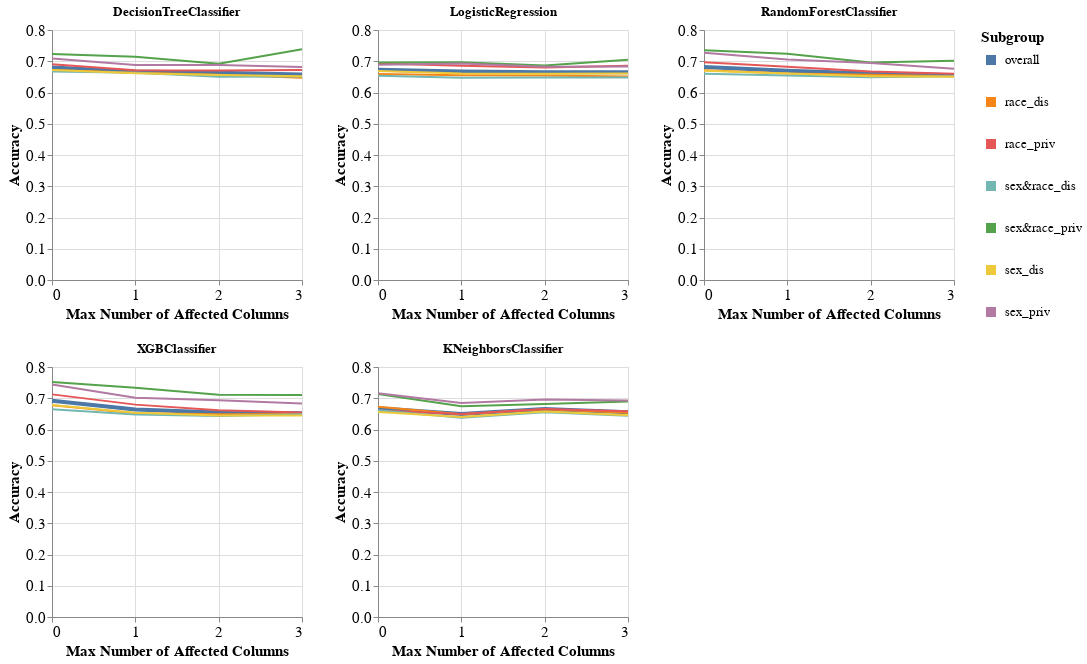

Notebook code for this chart:
### Code cell
visualizer.create_subgroups_grid_pct_lines_per_model_plot(subgroup_metric='Accuracy',
                                                          target_preprocessing_technique=PREPROCESSING_TECHNIQUES[0],
                                                          model_names=MODEL_NAMES,
                                                          mode='max_num_columns')

### Figure 1 — Vega-Lite specification as saved in the notebook (floating-point values rounded to 4 significant figures)
{"config": {"view": {"continuousWidth": 400, "continuousHeight": 300}, "axis": {"labelFontSize": 15, "titleFontSize": 15}, "legend": {"labelFontSize": 13, "symbolStrokeWidth": 10, "titleFontSize": 15}}, "vconcat": [{"hconcat": [{"mark": "line", "encoding": {"color": {"field": "Subgroup", "type": "nominal"}, "strokeWidth": {"condition": {"value": 4, "test": "datum.Subgroup == 'overall'"}, "value": 2}, "x": {"axis": {"tickMinStep": 1}, "field": "Percentage", "title": "Max Number of Affected Columns", "type": "quantitative"}, "y": {"field": "Metric_Value", "title": "Accuracy", "type": "quantitative"}}, "height": 250, "title": "DecisionTreeClassifier", "width": 250}, {"data": {"name": "data-01b3e47841f54bbeafbb186e34d814de"}, "mark": "line", "encoding": {"color": {"field": "Subgroup", "type": "nominal"}, "strokeWidth": {"condition": {"value": 4, "test": "datum.Subgroup == 'overall'"}, "value": 2}, "x": {"axis": {"tickMinStep": 1}, "field": "Percentage", "title": "Max Number of Affected Columns", "type": "quantitative"}, "y": {"field": "Metric_Value", "title": "Accuracy", "type": "quantitative"}}, "height": 250, "title": "LogisticRegression", "width": 250}, {"data": {"name": "data-0fc60c241f03982d6c43ca6b6db0c2e3"}, "mark": "line", "encoding": {"color": {"field": "Subgroup", "type": "nominal"}, "strokeWidth": {"condition": {"value": 4, "test": "datum.Subgroup == 'overall'"}, "value": 2}, "x": {"axis": {"tickMinStep": 1}, "field": "Percentage", "title": "Max Number of Affected Columns", "type": "quantitative"}, "y": {"field": "Metric_Value", "title": "Accuracy", "type": "quantitative"}}, "height": 250, "title": "RandomForestClassifier", "width": 250}]}, {"hconcat": [{"mark": "line", "encoding": {"color": {"field": "Subgroup", "type": "nominal"}, "strokeWidth": {"condition": {"value": 4, "test": "datum.Subgroup == 'overall'"}, "value": 2}, "x": {"axis": {"tickMinStep": 1}, "field": "Percentage", "title": "Max Number of Affected Columns", "type": "quantitative"}, "y": {"field": "Metric_Value", "title": "Accuracy", "type": "quantitative"}}, "height": 250, "title": "XGBClassifier", "width": 250}, {"data": {"name": "data-c18f9d68afeefa1dda2c90c4309d6a1f"}, "mark": "line", "encoding": {"color": {"field": "Subgroup", "type": "nominal"}, "strokeWidth": {"condition": {"value": 4, "test": "datum.Subgroup == 'overall'"}, "value": 2}, "x": {"axis": {"tickMinStep": 1}, "field": "Percentage", "title": "Max Number of Affected Columns", "type": "quantitative"}, "y": {"field": "Metric_Value", "title": "Accuracy", "type": "quantitative"}}, "height": 250, "title": "KNeighborsClassifier", "width": 250}], "data": {"name": "data-1bedf74ef473435c809fb1e8c0243a3c"}}], "data": {"name": "data-3cee5d0962ab3b599eedaea683127bcc"}, "$schema": "https://vega.github.io/schema/vega-lite/v4.17.0.json", "datasets": {"data-3cee5d0962ab3b599eedaea683127bcc": [{"Model_Name": "DecisionTreeClassifier", "Test_Set_Index": 0.0, "Metric": "Accuracy", "Subgroup": "overall", "Num_Estimators": 200.0, "Metric_Value": 0.6799, "Percentage": 0.0}, {"Model_Name": "DecisionTreeClassifier", "Test_Set_Index": 0.0, "Metric": "Accuracy", "Subgroup": "race_dis", "Num_Estimators": 200.0, "Metric_Value": 0.6723, "Percentage": 0.0}, {"Model_Name": "DecisionTreeClassifier", "Test_Set_Index": 0.0, "Metric": "Accuracy", "Subgroup": "race_priv", "Num_Estimators": 200.0, "Metric_Value": 0.6902, "Percentage": 0.0}, {"Model_Name": "DecisionTreeClassifier", "Test_Set_Index": 0.0, "Metric": "Accuracy", "Subgroup": "sex&race_dis", "Num_Estimators": 200.0, "Metric_Value": 0.6668, "Percentage": 0.0}, {"Model_Name": "DecisionTreeClassifier", "Test_Set_Index": 0.0, "Metric": "Accuracy", "Subgroup": "sex&race_priv", "Num_Estimators": 200.0, "Metric_Value": 0.7234, "Percentage": 0.0}, {"Model_Name": "DecisionTreeClassifier", "Test_Set_Index": 0.0, "Metric": "Accuracy", "Subgroup": "sex_dis", "Num_Estimators": 200.0, "Metric_Value": 0.6724, "Percentage": 0.0}, {"Model_Name": "DecisionTreeClassifier", "Test_Set_Index": 0.0, "Metric": "Accuracy", "Subgroup": "sex_priv", "Num_Estimators": 200.0, "Metric_Value": 0.7085, "Percentage": 0.0}, {"Model_Name": "DecisionTreeClassifier", "Test_Set_Index": 1.0, "Metric": "Accuracy", "Subgroup": "overall", "Num_Estimators": 200.0, "Metric_Value": 0.667, "Percentage": 1.0}, {"Model_Name": "DecisionTreeClassifier", "Test_Set_Index": 1.0, "Metric": "Accuracy", "Subgroup": "race_dis", "Num_Estimators": 200.0, "Metric_Value": 0.6633, "Percentage": 1.0}, {"Model_Name": "DecisionTreeClassifier", "Test_Set_Index": 1.0, "Metric": "Accuracy", "Subgroup": "race_priv", "Num_Estimators": 200.0, "Metric_Value": 0.6713, "Percentage": 1.0}, {"Model_Name": "DecisionTreeClassifier", "Test_Set_Index": 1.0, "Metric": "Accuracy", "Subgroup": "sex&race_dis", "Num_Estimators": 200.0, "Metric_Value": 0.6629, "Percentage": 1.0}, {"Model_Name": "DecisionTreeClassifier", "Test_Set_Index": 1.0, "Metric": "Accuracy", "Subgroup": "sex&race_priv", "Num_Estimators": 200.0, "Metric_Value": 0.7147, "Percentage": 1.0}, {"Model_Name": "DecisionTreeClassifier", "Test_Set_Index": 1.0, "Metric": "Accuracy", "Subgroup": "sex_dis", "Num_Estimators": 200.0, "Metric_Value": 0.6613, "Percentage": 1.0}, {"Model_Name": "DecisionTreeClassifier", "Test_Set_Index": 1.0, "Metric": "Accuracy", "Subgroup": "sex_priv", "Num_Estimators": 200.0, "Metric_Value": 0.6883, "Percentage": 1.0}, {"Model_Name": "DecisionTreeClassifier", "Test_Set_Index": 2.0, "Metric": "Accuracy", "Subgroup": "overall", "Num_Estimators": 200.0, "Metric_Value": 0.6629, "Percentage": 2.0}, {"Model_Name": "DecisionTreeClassifier", "Test_Set_Index": 2.0, "Metric": "Accuracy", "Subgroup": "race_dis", "Num_Estimators": 200.0, "Metric_Value": 0.6572, "Percentage": 2.0}, {"Model_Name": "DecisionTreeClassifier", "Test_Set_Index": 2.0, "Metric": "Accuracy", "Subgroup": "race_priv", "Num_Estimators": 200.0, "Metric_Value": 0.6705, "Percentage": 2.0}, {"Model_Name": "DecisionTreeClassifier", "Test_Set_Index": 2.0, "Metric": "Accuracy", "Subgroup": "sex&race_dis", "Num_Estimators": 200.0, "Metric_Value": 0.6506, "Percentage": 2.0}, {"Model_Name": "DecisionTreeClassifier", "Test_Set_Index": 2.0, "Metric": "Accuracy", "Subgroup": "sex&race_priv", "Num_Estimators": 200.0, "Metric_Value": 0.6917, "Percentage": 2.0}, {"Model_Name": "DecisionTreeClassifier", "Test_Set_Index": 2.0, "Metric": "Accuracy", "Subgroup": "sex_dis", "Num_Estimators": 200.0, "Metric_Value": 0.6561, "Percentage": 2.0}, {"Model_Name": "DecisionTreeClassifier", "Test_Set_Index": 2.0, "Metric": "Accuracy", "Subgroup": "sex_priv", "Num_Estimators": 200.0, "Metric_Value": 0.6882, "Percentage": 2.0}, {"Model_Name": "DecisionTreeClassifier", "Test_Set_Index": 3.0, "Metric": "Accuracy", "Subgroup": "overall", "Num_Estimators": 200.0, "Metric_Value": 0.658, "Percentage": 3.0}, {"Model_Name": "DecisionTreeClassifier", "Test_Set_Index": 3.0, "Metric": "Accuracy", "Subgroup": "race_dis", "Num_Estimators": 200.0, "Metric_Value": 0.6476, "Percentage": 3.0}, {"Model_Name": "DecisionTreeClassifier", "Test_Set_Index": 3.0, "Metric": "Accuracy", "Subgroup": "race_priv", "Num_Estimators": 200.0, "Metric_Value": 0.6719, "Percentage": 3.0}, {"Model_Name": "DecisionTreeClassifier", "Test_Set_Index": 3.0, "Metric": "Accuracy", "Subgroup": "sex&race_dis", "Num_Estimators": 200.0, "Metric_Value": 0.6513, "Percentage": 3.0}, {"Model_Name": "DecisionTreeClassifier", "Test_Set_Index": 3.0, "Metric": "Accuracy", "Subgroup": "sex&race_priv", "Num_Estimators": 200.0, "Metric_Value": 0.7381, "Percentage": 3.0}, {"Model_Name": "DecisionTreeClassifier", "Test_Set_Index": 3.0, "Metric": "Accuracy", "Subgroup": "sex_dis", "Num_Estimators": 200.0, "Metric_Value": 0.6519, "Percentage": 3.0}, {"Model_Name": "DecisionTreeClassifier", "Test_Set_Index": 3.0, "Metric": "Accuracy", "Subgroup": "sex_priv", "Num_Estimators": 200.0, "Metric_Value": 0.6814, "Percentage": 3.0}], "data-01b3e47841f54bbeafbb186e34d814de": [{"Model_Name": "LogisticRegression", "Test_Set_Index": 0.0, "Metric": "Accuracy", "Subgroup": "overall", "Num_Estimators": 200.0, "Metric_Value": 0.6727, "Percentage": 0.0}, {"Model_Name": "LogisticRegression", "Test_Set_Index": 0.0, "Metric": "Accuracy", "Subgroup": "race_dis", "Num_Estimators": 200.0, "Metric_Value": 0.659, "Percentage": 0.0}, {"Model_Name": "LogisticRegression", "Test_Set_Index": 0.0, "Metric": "Accuracy", "Subgroup": "race_priv", "Num_Estimators": 200.0, "Metric_Value": 0.6928, "Percentage": 0.0}, {"Model_Name": "LogisticRegression", "Test_Set_Index": 0.0, "Metric": "Accuracy", "Subgroup": "sex&race_dis", "Num_Estimators": 200.0, "Metric_Value": 0.6536, "Percentage": 0.0}, {"Model_Name": "LogisticRegression", "Test_Set_Index": 0.0, "Metric": "Accuracy", "Subgroup": "sex&race_priv", "Num_Estimators": 200.0, "Metric_Value": 0.6959, "Percentage": 0.0}, {"Model_Name": "LogisticRegression", "Test_Set_Index": 0.0, "Metric": "Accuracy", "Subgroup": "sex_dis", "Num_Estimators": 200.0, "Metric_Value": 0.6685, "Percentage": 0.0}, {"Model_Name": "LogisticRegression", "Test_Set_Index": 0.0, "Metric": "Accuracy", "Subgroup": "sex_priv", "Num_Estimators": 200.0, "Metric_Value": 0.6887, "Percentage": 0.0}, {"Model_Name": "LogisticRegression", "Test_Set_Index": 1.0, "Metric": "Accuracy", "Subgroup": "overall", "Num_Estimators": 200.0, "Metric_Value": 0.6674, "Percentage": 1.0}, {"Model_Name": "LogisticRegression", "Test_Set_Index": 1.0, "Metric": "Accuracy", "Subgroup": "race_dis", "Num_Estimators": 200.0, "Metric_Value": 0.6552, "Percentage": 1.0}, {"Model_Name": "LogisticRegression", "Test_Set_Index": 1.0, "Metric": "Accuracy", "Subgroup": "race_priv", "Num_Estimators": 200.0, "Metric_Value": 0.6852, "Percentage": 1.0}, {"Model_Name": "LogisticRegression", "Test_Set_Index": 1.0, "Metric": "Accuracy", "Subgroup": "sex&race_dis", "Num_Estimators": 200.0, "Metric_Value": 0.6474, "Percentage": 1.0}, {"Model_Name": "LogisticRegression", "Test_Set_Index": 1.0, "Metric": "Accuracy", "Subgroup": "sex&race_priv", "Num_Estimators": 200.0, "Metric_Value": 0.6964, "Percentage": 1.0}, {"Model_Name": "LogisticRegression", "Test_Set_Index": 1.0, "Metric": "Accuracy", "Subgroup": "sex_dis", "Num_Estimators": 200.0, "Metric_Value": 0.6608, "Percentage": 1.0}, {"Model_Name": "LogisticRegression", "Test_Set_Index": 1.0, "Metric": "Accuracy", "Subgroup": "sex_priv", "Num_Estimators": 200.0, "Metric_Value": 0.6925, "Percentage": 1.0}, {"Model_Name": "LogisticRegression", "Test_Set_Index": 2.0, "Metric": "Accuracy", "Subgroup": "overall", "Num_Estimators": 200.0, "Metric_Value": 0.6648, "Percentage": 2.0}, {"Model_Name": "LogisticRegression", "Test_Set_Index": 2.0, "Metric": "Accuracy", "Subgroup": "race_dis", "Num_Estimators": 200.0, "Metric_Value": 0.6542, "Percentage": 2.0}, {"Model_Name": "LogisticRegression", "Test_Set_Index": 2.0, "Metric": "Accuracy", "Subgroup": "race_priv", "Num_Estimators": 200.0, "Metric_Value": 0.6803, "Percentage": 2.0}, {"Model_Name": "LogisticRegression", "Test_Set_Index": 2.0, "Metric": "Accuracy", "Subgroup": "sex&race_dis", "Num_Estimators": 200.0, "Metric_Value": 0.6483, "Percentage": 2.0}, {"Model_Name": "LogisticRegression", "Test_Set_Index": 2.0, "Metric": "Accuracy", "Subgroup": "sex&race_priv", "Num_Estimators": 200.0, "Metric_Value": 0.6865, "Percentage": 2.0}, {"Model_Name": "LogisticRegression", "Test_Set_Index": 2.0, "Metric": "Accuracy", "Subgroup": "sex_dis", "Num_Estimators": 200.0, "Metric_Value": 0.6599, "Percentage": 2.0}, {"Model_Name": "LogisticRegression", "Test_Set_Index": 2.0, "Metric": "Accuracy", "Subgroup": "sex_priv", "Num_Estimators": 200.0, "Metric_Value": 0.6827, "Percentage": 2.0}, {"Model_Name": "LogisticRegression", "Test_Set_Index": 3.0, "Metric": "Accuracy", "Subgroup": "overall", "Num_Estimators": 200.0, "Metric_Value": 0.6652, "Percentage": 3.0}, {"Model_Name": "LogisticRegression", "Test_Set_Index": 3.0, "Metric": "Accuracy", "Subgroup": "race_dis", "Num_Estimators": 200.0, "Metric_Value": 0.651, "Percentage": 3.0}, {"Model_Name": "LogisticRegression", "Test_Set_Index": 3.0, "Metric": "Accuracy", "Subgroup": "race_priv", "Num_Estimators": 200.0, "Metric_Value": 0.686, "Percentage": 3.0}, {"Model_Name": "LogisticRegression", "Test_Set_Index": 3.0, "Metric": "Accuracy", "Subgroup": "sex&race_dis", "Num_Estimators": 200.0, "Metric_Value": 0.6476, "Percentage": 3.0}, {"Model_Name": "LogisticRegression", "Test_Set_Index": 3.0, "Metric": "Accuracy", "Subgroup": "sex&race_priv", "Num_Estimators": 200.0, "Metric_Value": 0.7052, "Percentage": 3.0}, {"Model_Name": "LogisticRegression", "Test_Set_Index": 3.0, "Metric": "Accuracy", "Subgroup": "sex_dis", "Num_Estimators": 200.0, "Metric_Value": 0.6604, "Percentage": 3.0}, {"Model_Name": "LogisticRegression", "Test_Set_Index": 3.0, "Metric": "Accuracy", "Subgroup": "sex_priv", "Num_Estimators": 200.0, "Metric_Value": 0.6829, "Percentage": 3.0}], "data-0fc60c241f03982d6c43ca6b6db0c2e3": [{"Model_Name": "RandomForestClassifier", "Test_Set_Index": 0.0, "Metric": "Accuracy", "Subgroup": "overall", "Num_Estimators": 200.0, "Metric_Value": 0.6814, "Percentage": 0.0}, {"Model_Name": "RandomForestClassifier", "Test_Set_Index": 0.0, "Metric": "Accuracy", "Subgroup": "race_dis", "Num_Estimators": 200.0, "Metric_Value": 0.6712, "Percentage": 0.0}, {"Model_Name": "RandomForestClassifier", "Test_Set_Index": 0.0, "Metric": "Accuracy", "Subgroup": "race_priv", "Num_Estimators": 200.0, "Metric_Value": 0.6965, "Percentage": 0.0}, {"Model_Name": "RandomForestClassifier", "Test_Set_Index": 0.0, "Metric": "Accuracy", "Subgroup": "sex&race_dis", "Num_Estimators": 200.0, "Metric_Value": 0.6601, "Percentage": 0.0}, {"Model_Name": "RandomForestClassifier", "Test_Set_Index": 0.0, "Metric": "Accuracy", "Subgroup": "sex&race_priv", "Num_Estimators": 200.0, "Metric_Value": 0.7354, "Percentage": 0.0}, {"Model_Name": "RandomForestClassifier", "Test_Set_Index": 0.0, "Metric": "Accuracy", "Subgroup": "sex_dis", "Num_Estimators": 200.0, "Metric_Value": 0.6695, "Percentage": 0.0}, {"Model_Name": "RandomForestClassifier", "Test_Set_Index": 0.0, "Metric": "Accuracy", "Subgroup": "sex_priv", "Num_Estimators": 200.0, "Metric_Value": 0.7271, "Percentage": 0.0}, {"Model_Name": "RandomForestClassifier", "Test_Set_Index": 1.0, "Metric": "Accuracy", "Subgroup": "overall", "Num_Estimators": 200.0, "Metric_Value": 0.6697, "Percentage": 1.0}, {"Model_Name": "RandomForestClassifier", "Test_Set_Index": 1.0, "Metric": "Accuracy", "Subgroup": "race_dis", "Num_Estimators": 200.0, "Metric_Value": 0.6609, "Percentage": 1.0}, {"Model_Name": "RandomForestClassifier", "Test_Set_Index": 1.0, "Metric": "Accuracy", "Subgroup": "race_priv", "Num_Estimators": 200.0, "Metric_Value": 0.6821, "Percentage": 1.0}, {"Model_Name": "RandomForestClassifier", "Test_Set_Index": 1.0, "Metric": "Accuracy", "Subgroup": "sex&race_dis", "Num_Estimators": 200.0, "Metric_Value": 0.6545, "Percentage": 1.0}, {"Model_Name": "RandomForestClassifier", "Test_Set_Index": 1.0, "Metric": "Accuracy", "Subgroup": "sex&race_priv", "Num_Estimators": 200.0, "Metric_Value": 0.7242, "Percentage": 1.0}, {"Model_Name": "RandomForestClassifier", "Test_Set_Index": 1.0, "Metric": "Accuracy", "Subgroup": "sex_dis", "Num_Estimators": 200.0, "Metric_Value": 0.6604, "Percentage": 1.0}, {"Model_Name": "RandomForestClassifier", "Test_Set_Index": 1.0, "Metric": "Accuracy", "Subgroup": "sex_priv", "Num_Estimators": 200.0, "Metric_Value": 0.7054, "Percentage": 1.0}, {"Model_Name": "RandomForestClassifier", "Test_Set_Index": 2.0, "Metric": "Accuracy", "Subgroup": "overall", "Num_Estimators": 200.0, "Metric_Value": 0.661, "Percentage": 2.0}, {"Model_Name": "RandomForestClassifier", "Test_Set_Index": 2.0, "Metric": "Accuracy", "Subgroup": "race_dis", "Num_Estimators": 200.0, "Metric_Value": 0.6569, "Percentage": 2.0}, {"Model_Name": "RandomForestClassifier", "Test_Set_Index": 2.0, "Metric": "Accuracy", "Subgroup": "race_priv", "Num_Estimators": 200.0, "Metric_Value": 0.6671, "Percentage": 2.0}, {"Model_Name": "RandomForestClassifier", "Test_Set_Index": 2.0, "Metric": "Accuracy", "Subgroup": "sex&race_dis", "Num_Estimators": 200.0, "Metric_Value": 0.6488, "Percentage": 2.0}, {"Model_Name": "RandomForestClassifier", "Test_Set_Index": 2.0, "Metric": "Accuracy", "Subgroup": "sex&race_priv", "Num_Estimators": 200.0, "Metric_Value": 0.6957, "Percentage": 2.0}, {"Model_Name": "RandomForestClassifier", "Test_Set_Index": 2.0, "Metric": "Accuracy", "Subgroup": "sex_dis", "Num_Estimators": 200.0, "Metric_Value": 0.6524, "Percentage": 2.0}, {"Model_Name": "RandomForestClassifier", "Test_Set_Index": 2.0, "Metric": "Accuracy", "Subgroup": "sex_priv", "Num_Estimators": 200.0, "Metric_Value": 0.6947, "Percentage": 2.0}, {"Model_Name": "RandomForestClassifier", "Test_Set_Index": 3.0, "Metric": "Accuracy", "Subgroup": "overall", "Num_Estimators": 200.0, "Metric_Value": 0.6553, "Percentage": 3.0}, {"Model_Name": "RandomForestClassifier", "Test_Set_Index": 3.0, "Metric": "Accuracy", "Subgroup": "race_dis", "Num_Estimators": 200.0, "Metric_Value": 0.6517, "Percentage": 3.0}, {"Model_Name": "RandomForestClassifier", "Test_Set_Index": 3.0, "Metric": "Accuracy", "Subgroup": "race_priv", "Num_Estimators": 200.0, "Metric_Value": 0.6598, "Percentage": 3.0}, {"Model_Name": "RandomForestClassifier", "Test_Set_Index": 3.0, "Metric": "Accuracy", "Subgroup": "sex&race_dis", "Num_Estimators": 200.0, "Metric_Value": 0.6518, "Percentage": 3.0}, {"Model_Name": "RandomForestClassifier", "Test_Set_Index": 3.0, "Metric": "Accuracy", "Subgroup": "sex&race_priv", "Num_Estimators": 200.0, "Metric_Value": 0.7017, "Percentage": 3.0}, {"Model_Name": "RandomForestClassifier", "Test_Set_Index": 3.0, "Metric": "Accuracy", "Subgroup": "sex_dis", "Num_Estimators": 200.0, "Metric_Value": 0.65, "Percentage": 3.0}, {"Model_Name": "RandomForestClassifier", "Test_Set_Index": 3.0, "Metric": "Accuracy", "Subgroup": "sex_priv", "Num_Estimators": 200.0, "Metric_Value": 0.6758, "Percentage": 3.0}], "data-1bedf74ef473435c809fb1e8c0243a3c": [{"Model_Name": "XGBClassifier", "Test_Set_Index": 0.0, "Metric": "Accuracy", "Subgroup": "overall", "Num_Estimators": 200.0, "Metric_Value": 0.692, "Percentage": 0.0}, {"Model_Name": "XGBClassifier", "Test_Set_Index": 0.0, "Metric": "Accuracy", "Subgroup": "race_dis", "Num_Estimators": 200.0, "Metric_Value": 0.6779, "Percentage": 0.0}, {"Model_Name": "XGBClassifier", "Test_Set_Index": 0.0, "Metric": "Accuracy", "Subgroup": "race_priv", "Num_Estimators": 200.0, "Metric_Value": 0.7124, "Percentage": 0.0}, {"Model_Name": "XGBClassifier", "Test_Set_Index": 0.0, "Metric": "Accuracy", "Subgroup": "sex&race_dis", "Num_Estimators": 200.0, "Metric_Value": 0.6646, "Percentage": 0.0}, {"Model_Name": "XGBClassifier", "Test_Set_Index": 0.0, "Metric": "Accuracy", "Subgroup": "sex&race_priv", "Num_Estimators": 200.0, "Metric_Value": 0.7523, "Percentage": 0.0}, {"Model_Name": "XGBClassifier", "Test_Set_Index": 0.0, "Metric": "Accuracy", "Subgroup": "sex_dis", "Num_Estimators": 200.0, "Metric_Value": 0.6785, "Percentage": 0.0}, {"Model_Name": "XGBClassifier", "Test_Set_Index": 0.0, "Metric": "Accuracy", "Subgroup": "sex_priv", "Num_Estimators": 200.0, "Metric_Value": 0.7443, "Percentage": 0.0}, {"Model_Name": "XGBClassifier", "Test_Set_Index": 1.0, "Metric": "Accuracy", "Subgroup": "overall", "Num_Estimators": 200.0, "Metric_Value": 0.6636, "Percentage": 1.0}, {"Model_Name": "XGBClassifier", "Test_Set_Index": 1.0, "Metric": "Accuracy", "Subgroup": "race_dis", "Num_Estimators": 200.0, "Metric_Value": 0.6523, "Percentage": 1.0}, {"Model_Name": "XGBClassifier", "Test_Set_Index": 1.0, "Metric": "Accuracy", "Subgroup": "race_priv", "Num_Estimators": 200.0, "Metric_Value": 0.6796, "Percentage": 1.0}, {"Model_Name": "XGBClassifier", "Test_Set_Index": 1.0, "Metric": "Accuracy", "Subgroup": "sex&race_dis", "Num_Estimators": 200.0, "Metric_Value": 0.648, "Percentage": 1.0}, {"Model_Name": "XGBClassifier", "Test_Set_Index": 1.0, "Metric": "Accuracy", "Subgroup": "sex&race_priv", "Num_Estimators": 200.0, "Metric_Value": 0.734, "Percentage": 1.0}, {"Model_Name": "XGBClassifier", "Test_Set_Index": 1.0, "Metric": "Accuracy", "Subgroup": "sex_dis", "Num_Estimators": 200.0, "Metric_Value": 0.6538, "Percentage": 1.0}, {"Model_Name": "XGBClassifier", "Test_Set_Index": 1.0, "Metric": "Accuracy", "Subgroup": "sex_priv", "Num_Estimators": 200.0, "Metric_Value": 0.7018, "Percentage": 1.0}, {"Model_Name": "XGBClassifier", "Test_Set_Index": 2.0, "Metric": "Accuracy", "Subgroup": "overall", "Num_Estimators": 200.0, "Metric_Value": 0.6545, "Percentage": 2.0}, {"Model_Name": "XGBClassifier", "Test_Set_Index": 2.0, "Metric": "Accuracy", "Subgroup": "race_dis", "Num_Estimators": 200.0, "Metric_Value": 0.649, "Percentage": 2.0}, {"Model_Name": "XGBClassifier", "Test_Set_Index": 2.0, "Metric": "Accuracy", "Subgroup": "race_priv", "Num_Estimators": 200.0, "Metric_Value": 0.6619, "Percentage": 2.0}, {"Model_Name": "XGBClassifier", "Test_Set_Index": 2.0, "Metric": "Accuracy", "Subgroup": "sex&race_dis", "Num_Estimators": 200.0, "Metric_Value": 0.6431, "Percentage": 2.0}, {"Model_Name": "XGBClassifier", "Test_Set_Index": 2.0, "Metric": "Accuracy", "Subgroup": "sex&race_priv", "Num_Estimators": 200.0, "Metric_Value": 0.7113, "Percentage": 2.0}, {"Model_Name": "XGBClassifier", "Test_Set_Index": 2.0, "Metric": "Accuracy", "Subgroup": "sex_dis", "Num_Estimators": 200.0, "Metric_Value": 0.6447, "Percentage": 2.0}, {"Model_Name": "XGBClassifier", "Test_Set_Index": 2.0, "Metric": "Accuracy", "Subgroup": "sex_priv", "Num_Estimators": 200.0, "Metric_Value": 0.6932, "Percentage": 2.0}, {"Model_Name": "XGBClassifier", "Test_Set_Index": 3.0, "Metric": "Accuracy", "Subgroup": "overall", "Num_Estimators": 200.0, "Metric_Value": 0.6523, "Percentage": 3.0}, {"Model_Name": "XGBClassifier", "Test_Set_Index": 3.0, "Metric": "Accuracy", "Subgroup": "race_dis", "Num_Estimators": 200.0, "Metric_Value": 0.6497, "Percentage": 3.0}, {"Model_Name": "XGBClassifier", "Test_Set_Index": 3.0, "Metric": "Accuracy", "Subgroup": "race_priv", "Num_Estimators": 200.0, "Metric_Value": 0.6545, "Percentage": 3.0}, {"Model_Name": "XGBClassifier", "Test_Set_Index": 3.0, "Metric": "Accuracy", "Subgroup": "sex&race_dis", "Num_Estimators": 200.0, "Metric_Value": 0.6488, "Percentage": 3.0}, {"Model_Name": "XGBClassifier", "Test_Set_Index": 3.0, "Metric": "Accuracy", "Subgroup": "sex&race_priv", "Num_Estimators": 200.0, "Metric_Value": 0.7107, "Percentage": 3.0}, {"Model_Name": "XGBClassifier", "Test_Set_Index": 3.0, "Metric": "Accuracy", "Subgroup": "sex_dis", "Num_Estimators": 200.0, "Metric_Value": 0.6444, "Percentage": 3.0}, {"Model_Name": "XGBClassifier", "Test_Set_Index": 3.0, "Metric": "Accuracy", "Subgroup": "sex_priv", "Num_Estimators": 200.0, "Metric_Value": 0.6834, "Percentage": 3.0}], "data-c18f9d68afeefa1dda2c90c4309d6a1f": [{"Model_Name": "KNeighborsClassifier", "Test_Set_Index": 0.0, "Metric": "Accuracy", "Subgroup": "overall", "Num_Estimators": 200.0, "Metric_Value": 0.6682, "Percentage": 0.0}, {"Model_Name": "KNeighborsClassifier", "Test_Set_Index": 0.0, "Metric": "Accuracy", "Subgroup": "race_dis", "Num_Estimators": 200.0, "Metric_Value": 0.6726, "Percentage": 0.0}, {"Model_Name": "KNeighborsClassifier", "Test_Set_Index": 0.0, "Metric": "Accuracy", "Subgroup": "race_priv", "Num_Estimators": 200.0, "Metric_Value": 0.6606, "Percentage": 0.0}, {"Model_Name": "KNeighborsClassifier", "Test_Set_Index": 0.0, "Metric": "Accuracy", "Subgroup": "sex&race_dis", "Num_Estimators": 200.0, "Metric_Value": 0.6618, "Percentage": 0.0}, {"Model_Name": "KNeighborsClassifier", "Test_Set_Index": 0.0, "Metric": "Accuracy", "Subgroup": "sex&race_priv", "Num_Estimators": 200.0, "Metric_Value": 0.7137, "Percentage": 0.0}, {"Model_Name": "KNeighborsClassifier", "Test_Set_Index": 0.0, "Metric": "Accuracy", "Subgroup": "sex_dis", "Num_Estimators": 200.0, "Metric_Value": 0.6558, "Percentage": 0.0}, {"Model_Name": "KNeighborsClassifier", "Test_Set_Index": 0.0, "Metric": "Accuracy", "Subgroup": "sex_priv", "Num_Estimators": 200.0, "Metric_Value": 0.7164, "Percentage": 0.0}, {"Model_Name": "KNeighborsClassifier", "Test_Set_Index": 1.0, "Metric": "Accuracy", "Subgroup": "overall", "Num_Estimators": 200.0, "Metric_Value": 0.6492, "Percentage": 1.0}, {"Model_Name": "KNeighborsClassifier", "Test_Set_Index": 1.0, "Metric": "Accuracy", "Subgroup": "race_dis", "Num_Estimators": 200.0, "Metric_Value": 0.6488, "Percentage": 1.0}, {"Model_Name": "KNeighborsClassifier", "Test_Set_Index": 1.0, "Metric": "Accuracy", "Subgroup": "race_priv", "Num_Estimators": 200.0, "Metric_Value": 0.6494, "Percentage": 1.0}, {"Model_Name": "KNeighborsClassifier", "Test_Set_Index": 1.0, "Metric": "Accuracy", "Subgroup": "sex&race_dis", "Num_Estimators": 200.0, "Metric_Value": 0.6379, "Percentage": 1.0}, {"Model_Name": "KNeighborsClassifier", "Test_Set_Index": 1.0, "Metric": "Accuracy", "Subgroup": "sex&race_priv", "Num_Estimators": 200.0, "Metric_Value": 0.6748, "Percentage": 1.0}, {"Model_Name": "KNeighborsClassifier", "Test_Set_Index": 1.0, "Metric": "Accuracy", "Subgroup": "sex_dis", "Num_Estimators": 200.0, "Metric_Value": 0.6401, "Percentage": 1.0}, {"Model_Name": "KNeighborsClassifier", "Test_Set_Index": 1.0, "Metric": "Accuracy", "Subgroup": "sex_priv", "Num_Estimators": 200.0, "Metric_Value": 0.6849, "Percentage": 1.0}, {"Model_Name": "KNeighborsClassifier", "Test_Set_Index": 2.0, "Metric": "Accuracy", "Subgroup": "overall", "Num_Estimators": 200.0, "Metric_Value": 0.6655, "Percentage": 2.0}, {"Model_Name": "KNeighborsClassifier", "Test_Set_Index": 2.0, "Metric": "Accuracy", "Subgroup": "race_dis", "Num_Estimators": 200.0, "Metric_Value": 0.6651, "Percentage": 2.0}, {"Model_Name": "KNeighborsClassifier", "Test_Set_Index": 2.0, "Metric": "Accuracy", "Subgroup": "race_priv", "Num_Estimators": 200.0, "Metric_Value": 0.6655, "Percentage": 2.0}, {"Model_Name": "KNeighborsClassifier", "Test_Set_Index": 2.0, "Metric": "Accuracy", "Subgroup": "sex&race_dis", "Num_Estimators": 200.0, "Metric_Value": 0.6549, "Percentage": 2.0}, {"Model_Name": "KNeighborsClassifier", "Test_Set_Index": 2.0, "Metric": "Accuracy", "Subgroup": "sex&race_priv", "Num_Estimators": 200.0, "Metric_Value": 0.6813, "Percentage": 2.0}, {"Model_Name": "KNeighborsClassifier", "Test_Set_Index": 2.0, "Metric": "Accuracy", "Subgroup": "sex_dis", "Num_Estimators": 200.0, "Metric_Value": 0.6577, "Percentage": 2.0}, {"Model_Name": "KNeighborsClassifier", "Test_Set_Index": 2.0, "Metric": "Accuracy", "Subgroup": "sex_priv", "Num_Estimators": 200.0, "Metric_Value": 0.6959, "Percentage": 2.0}, {"Model_Name": "KNeighborsClassifier", "Test_Set_Index": 3.0, "Metric": "Accuracy", "Subgroup": "overall", "Num_Estimators": 200.0, "Metric_Value": 0.6553, "Percentage": 3.0}, {"Model_Name": "KNeighborsClassifier", "Test_Set_Index": 3.0, "Metric": "Accuracy", "Subgroup": "race_dis", "Num_Estimators": 200.0, "Metric_Value": 0.6532, "Percentage": 3.0}, {"Model_Name": "KNeighborsClassifier", "Test_Set_Index": 3.0, "Metric": "Accuracy", "Subgroup": "race_priv", "Num_Estimators": 200.0, "Metric_Value": 0.658, "Percentage": 3.0}, {"Model_Name": "KNeighborsClassifier", "Test_Set_Index": 3.0, "Metric": "Accuracy", "Subgroup": "sex&race_dis", "Num_Estimators": 200.0, "Metric_Value": 0.6437, "Percentage": 3.0}, {"Model_Name": "KNeighborsClassifier", "Test_Set_Index": 3.0, "Metric": "Accuracy", "Subgroup": "sex&race_priv", "Num_Estimators": 200.0, "Metric_Value": 0.6892, "Percentage": 3.0}, {"Model_Name": "KNeighborsClassifier", "Test_Set_Index": 3.0, "Metric": "Accuracy", "Subgroup": "sex_dis", "Num_Estimators": 200.0, "Metric_Value": 0.6459, "Percentage": 3.0}, {"Model_Name": "KNeighborsClassifier", "Test_Set_Index": 3.0, "Metric": "Accuracy", "Subgroup": "sex_priv", "Num_Estimators": 200.0, "Metric_Value": 0.6925, "Percentage": 3.0}]}}
